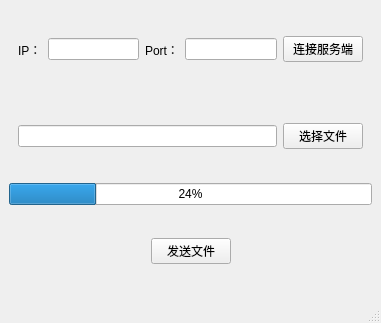
<?xml version="1.0" encoding="UTF-8"?>
<ui version="4.0">
 <class>MainWindow</class>
 <widget class="QMainWindow" name="MainWindow">
  <property name="geometry">
   <rect>
    <x>0</x>
    <y>0</y>
    <width>381</width>
    <height>323</height>
   </rect>
  </property>
  <property name="windowTitle">
   <string>MainWindow</string>
  </property>
  <widget class="QWidget" name="centralwidget">
   <layout class="QVBoxLayout" name="verticalLayout">
    <item>
     <widget class="QWidget" name="widget" native="true">
      <layout class="QHBoxLayout" name="horizontalLayout">
       <item>
        <widget class="QLabel" name="label">
         <property name="text">
          <string>IP：</string>
         </property>
        </widget>
       </item>
       <item>
        <widget class="QLineEdit" name="ip"/>
       </item>
       <item>
        <widget class="QLabel" name="label_2">
         <property name="text">
          <string>Port：</string>
         </property>
        </widget>
       </item>
       <item>
        <widget class="QLineEdit" name="port"/>
       </item>
       <item>
        <widget class="QPushButton" name="connectServer">
         <property name="text">
          <string>连接服务端</string>
         </property>
        </widget>
       </item>
      </layout>
     </widget>
    </item>
    <item>
     <widget class="QWidget" name="widget_2" native="true">
      <layout class="QHBoxLayout" name="horizontalLayout_2">
       <item>
        <widget class="QLineEdit" name="FilePath"/>
       </item>
       <item>
        <widget class="QPushButton" name="selFile">
         <property name="text">
          <string>选择文件</string>
         </property>
        </widget>
       </item>
      </layout>
     </widget>
    </item>
    <item>
     <widget class="QProgressBar" name="progressBar">
      <property name="value">
       <number>24</number>
      </property>
     </widget>
    </item>
    <item>
     <widget class="QWidget" name="widget_3" native="true">
      <layout class="QHBoxLayout" name="horizontalLayout_3">
       <item>
        <spacer name="horizontalSpacer">
         <property name="orientation">
          <enum>Qt::Horizontal</enum>
         </property>
         <property name="sizeHint" stdset="0">
          <size>
           <width>126</width>
           <height>20</height>
          </size>
         </property>
        </spacer>
       </item>
       <item>
        <widget class="QPushButton" name="sendFile">
         <property name="text">
          <string>发送文件</string>
         </property>
        </widget>
       </item>
       <item>
        <spacer name="horizontalSpacer_2">
         <property name="orientation">
          <enum>Qt::Horizontal</enum>
         </property>
         <property name="sizeHint" stdset="0">
          <size>
           <width>126</width>
           <height>20</height>
          </size>
         </property>
        </spacer>
       </item>
      </layout>
     </widget>
    </item>
   </layout>
  </widget>
  <widget class="QMenuBar" name="menubar">
   <property name="geometry">
    <rect>
     <x>0</x>
     <y>0</y>
     <width>381</width>
     <height>22</height>
    </rect>
   </property>
  </widget>
  <widget class="QStatusBar" name="statusbar"/>
 </widget>
 <resources/>
 <connections/>
</ui>
